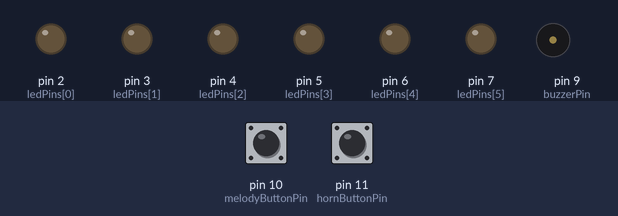
The sketch below on a simulated Arduino Uno, built with avr-gcc and run on an emulated ATmega328P. Shown: output pins drawn as LEDs (lit = HIGH), buzzer (waves = sounding). Dashed ring = blinking. The test bench sets the inputs (shaded band); at power-on: pin 11 (hornButtonPin) HIGH, pin 10 (melodyButtonPin) HIGH.

Above: at 1.2 s.
1.3 s: pin 11 (hornButtonPin) pulled LOW for 0.15 s
At 1.85 s:
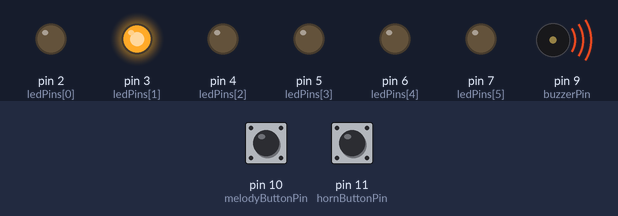
At 3.08 s:
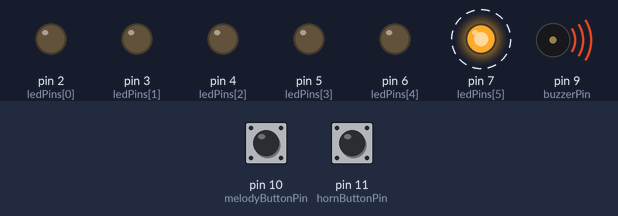
Timing chart, 0 to 8.8 s (numbered marks = the images above; inputs shaded):
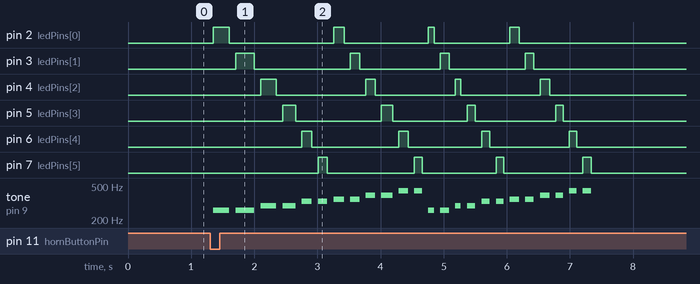

The sketch:

sketch_dec7a.ino
```cpp
#define NOTE_C4  261
#define NOTE_D4  294
#define NOTE_E4  330
#define NOTE_F4  349
#define NOTE_G4  392
#define NOTE_A4  440

// Pin Definitions
const int buzzerPin = 9;
const int ledPins[] = {2, 3, 4, 5, 6, 7};
const int NUM_LEDS = 6;
const int melodyButtonPin = 10;  // Button to change melodies
const int hornButtonPin = 11;    // Button to play selected melody

// Predefined Melodies (limited to six notes)
int melody1[] = { NOTE_C4, NOTE_C4, NOTE_D4, NOTE_D4, NOTE_E4, NOTE_E4, NOTE_F4, NOTE_F4, NOTE_G4, NOTE_G4, NOTE_A4, NOTE_A4, NOTE_C4, NOTE_C4, NOTE_D4, NOTE_D4, NOTE_E4, NOTE_E4, NOTE_F4, NOTE_F4, NOTE_G4, NOTE_G4, NOTE_A4, NOTE_A4 };
int durations1[] = { 256, 297, 247, 204, 160, 141, 167, 146, 146, 176, 146, 121, 91, 137, 85, 130, 129, 119, 147, 132, 149, 114, 115, 132 };

int melody2[] = { NOTE_A4, NOTE_G4, NOTE_F4, NOTE_E4, NOTE_D4, NOTE_C4 };
int durations2[] = { 300, 300, 300, 300, 300, 300 };

int melody3[] = { NOTE_E4, NOTE_F4, NOTE_G4, NOTE_A4, NOTE_F4, NOTE_E4 };
int durations3[] = { 300, 300, 300, 300, 300, 300 };

// Melody selection variables
int currentMelodyIndex = 0;

// Function to play a sequential song
void playSong(int melody[], int durations[], int length) {
  for (int i = 0; i < length; i++) {
    digitalWrite(ledPins[i % NUM_LEDS], HIGH);
    tone(buzzerPin, melody[i], durations[i]);
    delay(durations[i]);
    digitalWrite(ledPins[i % NUM_LEDS], LOW);
    noTone(buzzerPin);
    delay(100);  // Pause between notes
  }
}

void setup() {
  // Initialize buzzer pin
  pinMode(buzzerPin, OUTPUT);

  // Initialize LED pins
  for (int i = 0; i < NUM_LEDS; i++) {
    pinMode(ledPins[i], OUTPUT);
  }

  // Initialize button pins
  pinMode(melodyButtonPin, INPUT_PULLUP);
  pinMode(hornButtonPin, INPUT_PULLUP);
}

void loop() {
  // Check melody change button
  if (digitalRead(melodyButtonPin) == LOW) {
    delay(50); // Debounce delay
    currentMelodyIndex = (currentMelodyIndex + 1) % 3; // Cycle through melodies
    while (digitalRead(melodyButtonPin) == LOW); // Wait for button release
  }

  // Check play melody button
  if (digitalRead(hornButtonPin) == LOW) {
    delay(50); // Debounce delay
    switch (currentMelodyIndex) {
      case 0:
        playSong(melody1, durations1, sizeof(melody1) / sizeof(melody1[0]));
        break;
      case 1:
        playSong(melody2, durations2, sizeof(melody2) / sizeof(melody2[0]));
        break;
      case 2:
        playSong(melody3, durations3, sizeof(melody3) / sizeof(melody3[0]));
        break;
    }
    while (digitalRead(hornButtonPin) == LOW); // Wait for button release
  }
}
```

Measured:
- after the input at 1.3 s, pin 2 (ledPins[0]): LOW → HIGH after 0.05 s, → LOW 0.26 s later, → HIGH 1.6 s later, → LOW 0.17 s later, … (8 changes in this stretch); pin 3 (ledPins[1]): LOW → HIGH after 0.41 s, → LOW 0.30 s later, → HIGH 1.5 s later, → LOW 0.15 s later, … (8 changes in this stretch)
